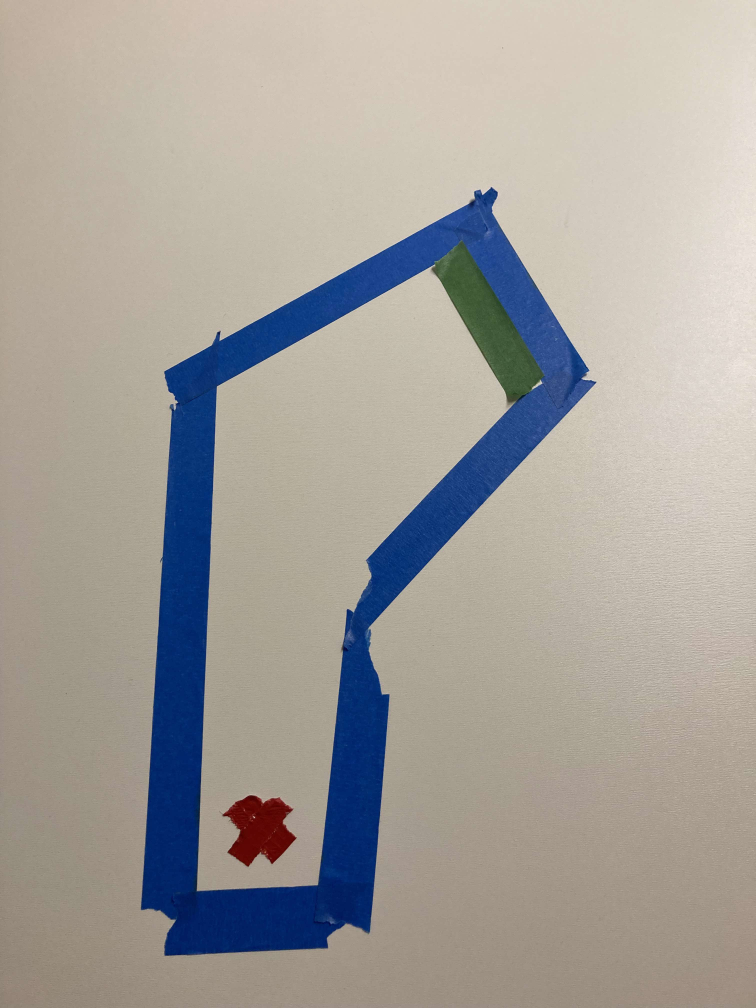
#> input picture atlas/imageprocessing/image_test/real_test.jpg, 3024 x 4032 px (shown at 1/4 size)
$ jupyter execute imageprocessing.ipynb
#> lines starting #> are read from the running program, lines starting #| are printed output that depends on the picture; after the words box and inside, x2 and y2 are one past the last pixel; in counts of white or black regions, pixels touching at a corner belong together
[cell 1]
import numpy as np
import cv2
from PIL import Image
import os
import matplotlib.pyplot as plt

[cell 2]
def transform_image(image : str) -> np.ndarray:

#> called with image = 'image_test/real_test.jpg'
    im = Image.open(image)
#> im is the input picture: PIL image 3024x4032 RGB; mean R, G, B 164.8, 160.6, 155.2
    image = np.array(im)

    if image.shape[-1] != 3:
        arr = image[:, :, :3]


    blue_lower = np.array([0, 0, 50])
    blue_upper = np.array([100, 100, 255])
    red_lower = np.array([80, 0, 0])
    red_upper = np.array([255, 100, 100])
    green_lower = np.array([0, 50, 0])
    green_upper = np.array([80, 255, 80])
    road_mask = np.all((image >= blue_lower) & (image <= blue_upper), axis=-1).astype(np.uint8)
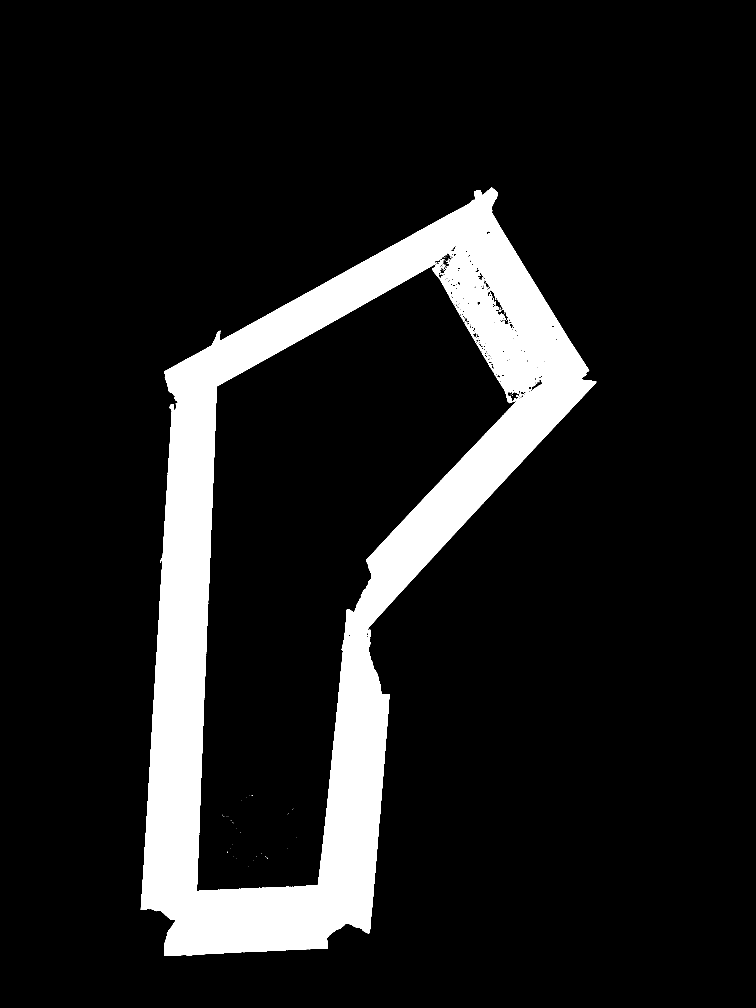
#> road_mask: shape (4032, 3024) (shown at 1/4 size); values 0 (black) and 1 (white), 11.7% white; 143 white regions (124 under 20 px), largest, box (x1, y1, x2, y2) and area: (563, 749, 2386, 3824) 1419528, (1979, 1224, 1995, 1234) 100, (1769, 1058, 1781, 1072) 74
    red_mask = np.all((image >= red_lower) & (image <= red_upper), axis=-1).astype(np.uint8)
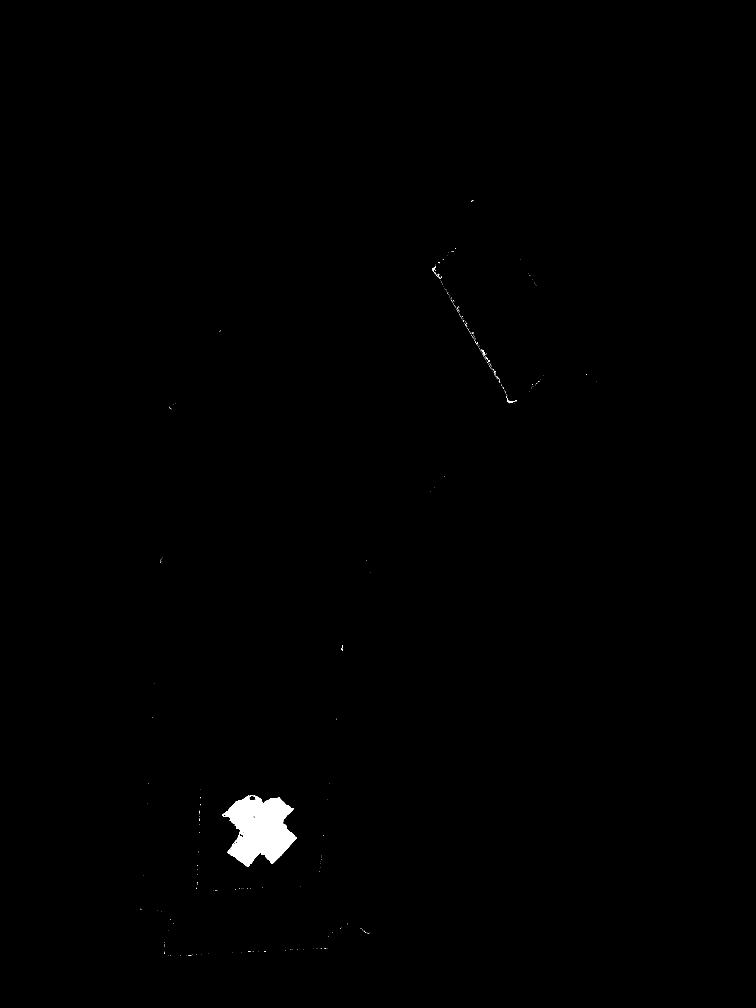
#> red_mask: shape (4032, 3024) (shown at 1/4 size); values 0 (black) and 1 (white), 0.43% white; 369 white regions (360 under 20 px), largest, box (x1, y1, x2, y2) and area: (889, 3182, 1187, 3467) 51695, (2026, 1584, 2066, 1613) 145, (1728, 1063, 1744, 1091) 105
    green_mask = np.all((image >= green_lower) & (image <= green_upper), axis=-1).astype(np.uint8)
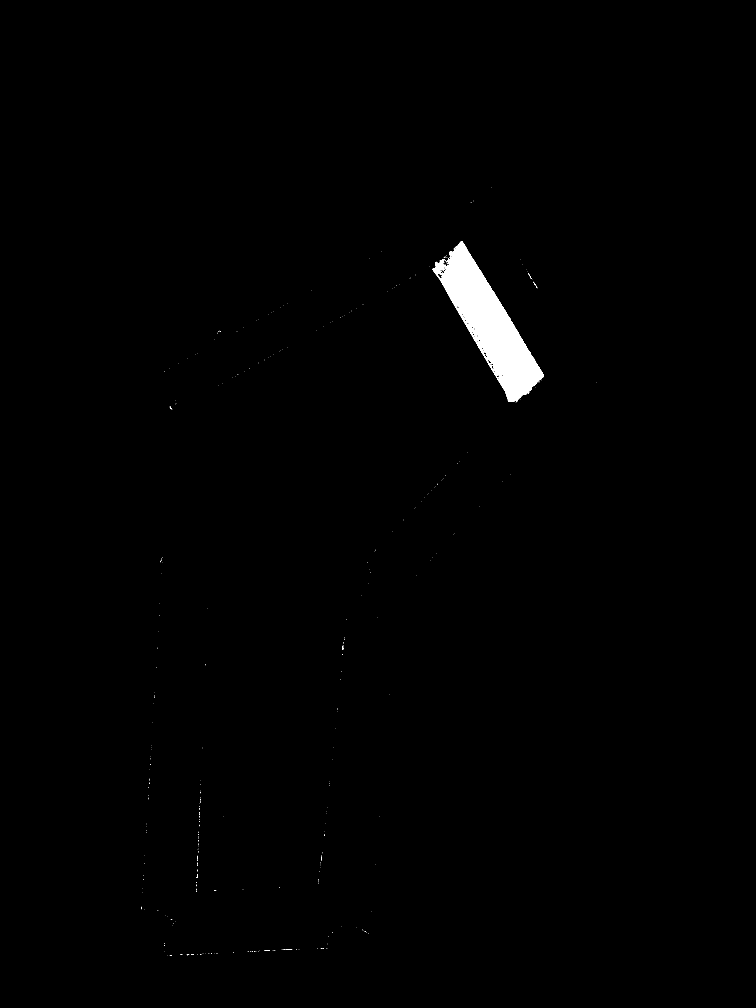
#> green_mask: shape (4032, 3024) (shown at 1/4 size); values 0 (black) and 1 (white), 0.82% white; 370 white regions (363 under 20 px), largest, box (x1, y1, x2, y2) and area: (1730, 965, 2176, 1609) 99287, (1368, 2583, 1373, 2600) 50, (2115, 1097, 2126, 1115) 35

    flood_filled = road_mask.copy()

    h, w = flood_filled.shape
#> h = 4032; w = 3024
    exterior_point = (0, 0)

    exterior_mask = cv2.floodFill(flood_filled, None, exterior_point, 1)[1]
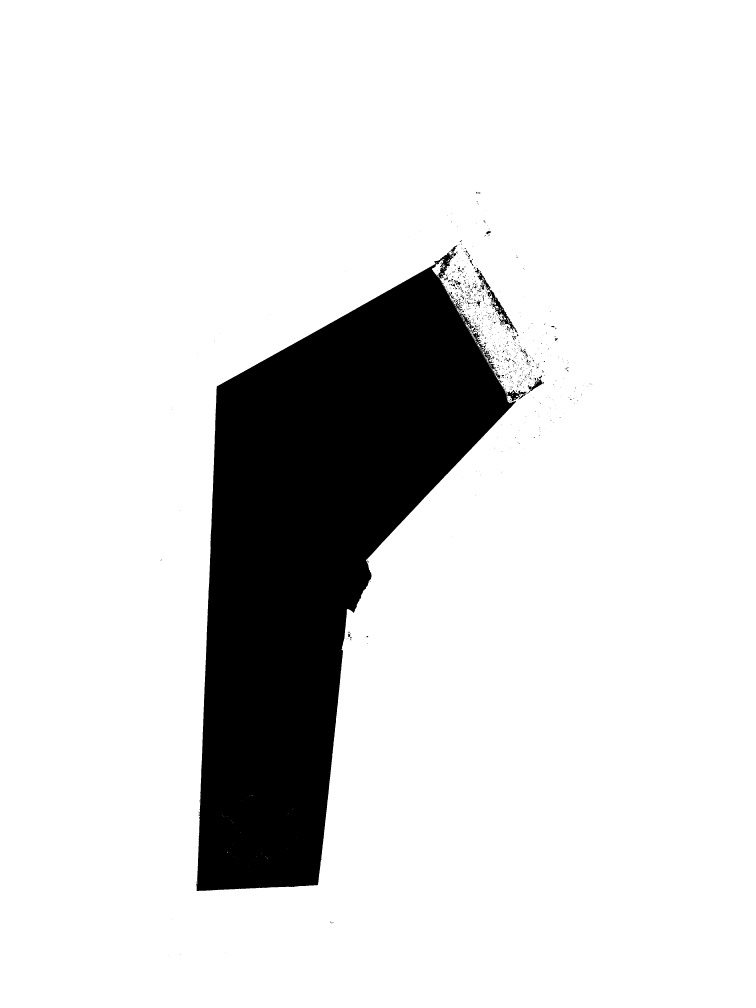
#> exterior_mask: shape (4032, 3024) (shown at 1/4 size); values 0 (black) and 1 (white), 86.5% white; 1164 black regions (1069 under 20 px), largest, box (x1, y1, x2, y2) and area: (787, 1006, 2106, 3564) 1633670, (1910, 1084, 2070, 1333) 4622, (2109, 1511, 2171, 1569) 979

    interior_mask = 1 - exterior_mask
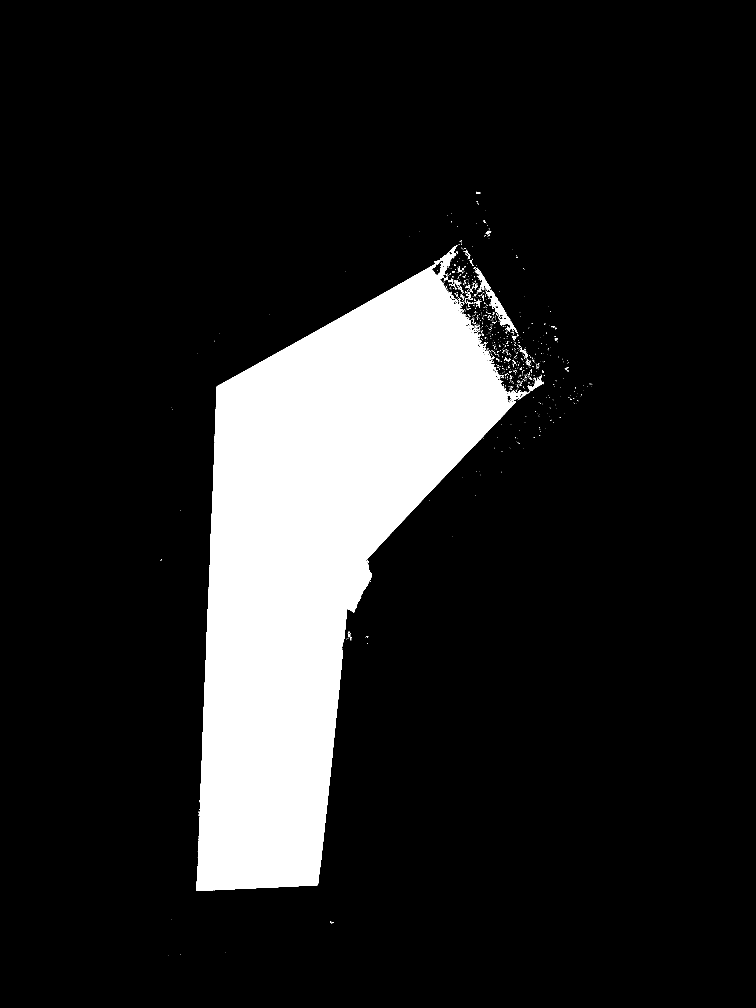
#> interior_mask: shape (4032, 3024) (shown at 1/4 size); values 0 (black) and 1 (white), 13.5% white; 1164 white regions (1069 under 20 px), largest, box (x1, y1, x2, y2) and area: (787, 1006, 2106, 3564) 1633670, (1910, 1084, 2070, 1333) 4622, (2109, 1511, 2171, 1569) 979
    final_mask = (interior_mask == 1).astype(np.uint8)
    rgb_matrix = np.zeros((*final_mask.shape, 3), dtype = np.uint8)
    rgb_matrix[final_mask == 1] = [255,255,255]
    rgb_matrix[green_mask == 1] = [0, 255, 0]
    rgb_matrix[red_mask == 1] = [255, 0, 0]
    return rgb_matrix[:4000,:3000]

binary_matrix = transform_image('image_test/real_test.jpg')

plt.imshow(binary_matrix, cmap='gray')
plt.title('Binary Road Mask')
plt.axis('off')
plt.show()
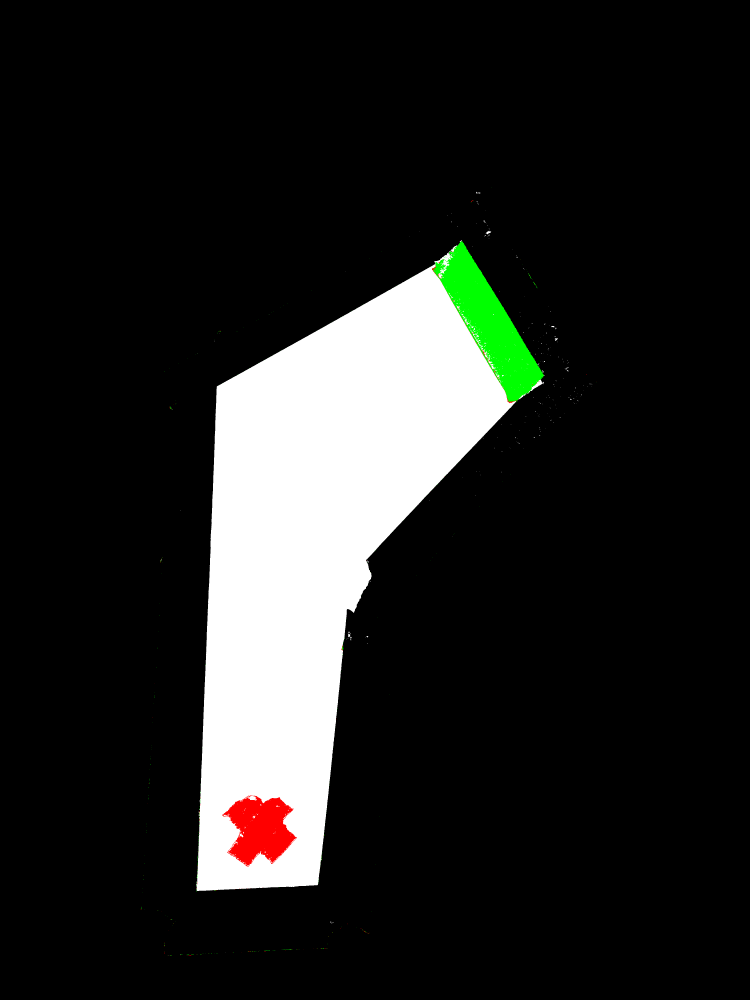
#> shown: shape (4000, 3000, 3) (shown at 1/4 size); mean R, G, B 34.7, 35.7, 33.6

print(binary_matrix.shape)

[cell 3]
fig, ax = plt.subplots()
ax.imshow(binary_matrix, cmap='gray')
ax.plot(400,400, 'yo', markersize = 15)
plt.title('Binary Road Mask')
plt.axis('off')
plt.show()
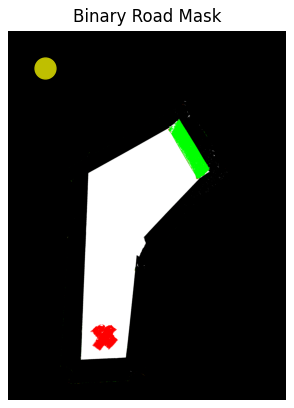
#> figure drawn by matplotlib, 1 panel

$ run again, with atlas/imageprocessing/image_test/472998467_1428387818123182_3217043207253846016_n.jpg copied over atlas/imageprocessing/image_test/real_test.jpg
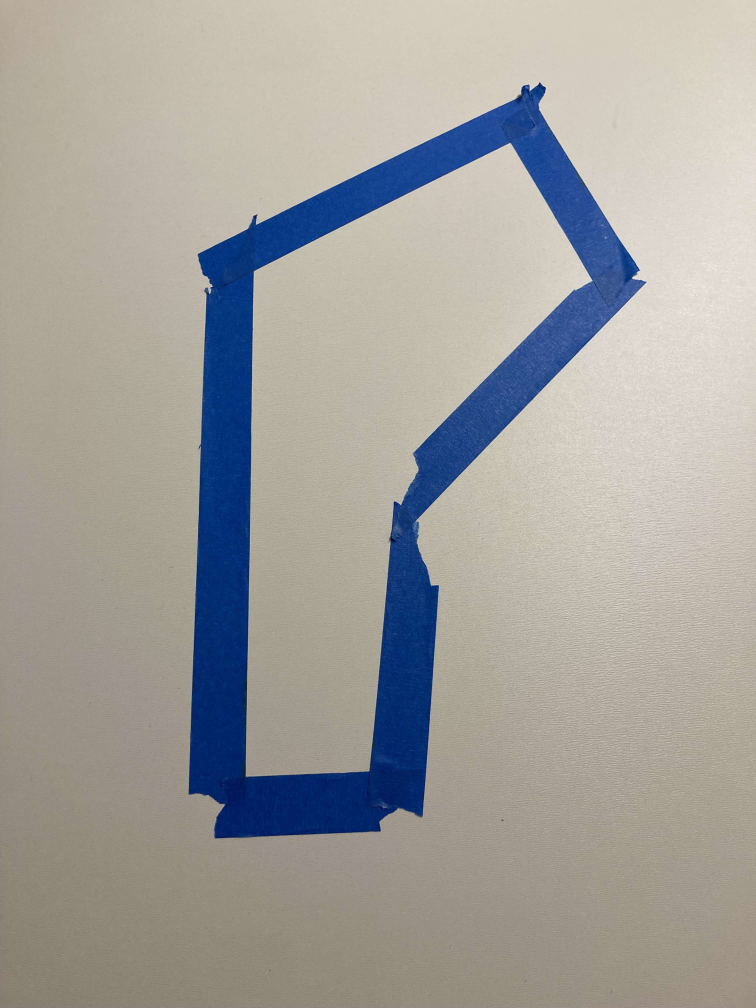
#> input picture atlas/imageprocessing/image_test/472998467_1428387818123182_3217043207253846016_n.jpg, 3024 x 4032 px (shown at 1/4 size)
#> in transform_image, im is the input picture: PIL image 3024x4032 RGB; mean R, G, B 162.3, 160.5, 156.5
#> in transform_image, `road_mask = np.all((image >= blue_lower) & (image <= blue_upper), axis..`:
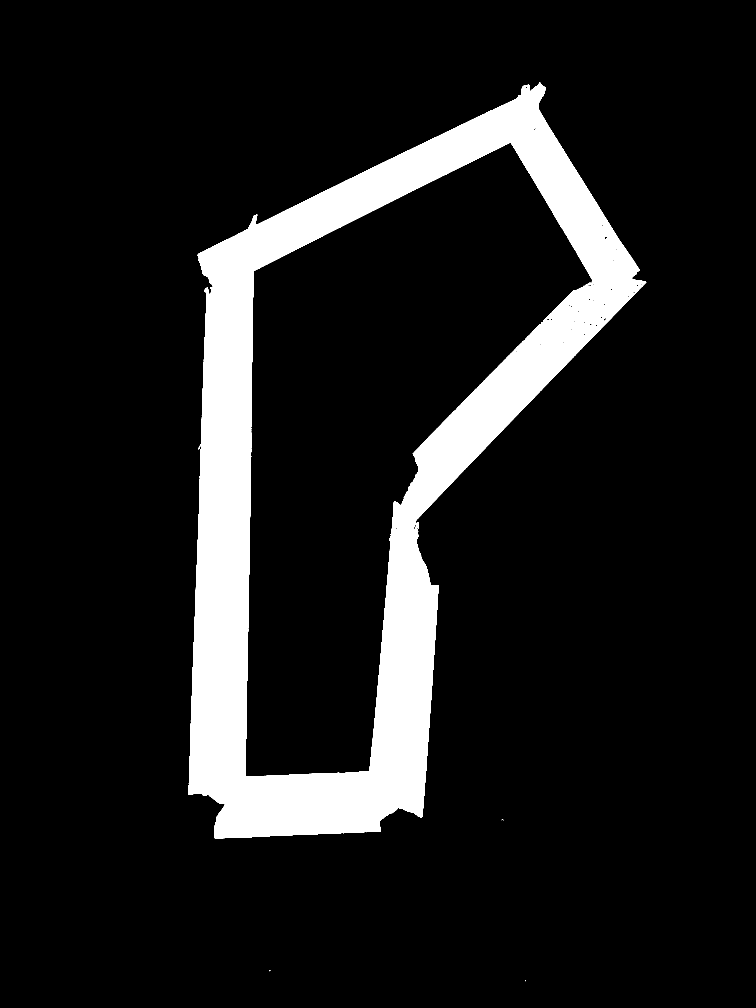
#> road_mask: shape (4032, 3024) (shown at 1/4 size); values 0 (black) and 1 (white), 11.2% white; 13 white regions (12 under 20 px), largest, box (x1, y1, x2, y2) and area: (754, 330, 2585, 3354) 1370220
#> red_mask: shape (4032, 3024); values 0 (black) and 1 (white), 0% white in thin lines or dots, all inside (x1, y1, x2, y2) = (410, 381, 2336, 3926)
#> green_mask: shape (4032, 3024); values 0 (black) and 1 (white), 0.01% white in thin lines or dots, all inside (x1, y1, x2, y2) = (755, 344, 2348, 3353)
#> exterior_mask: shape (4032, 3024); values 0 (black) and 1 (white), 85.3% white; 919 black regions (842 under 20 px), largest, box (x1, y1, x2, y2) and area: (983, 571, 2372, 3107) 1786199, (977, 3024, 982, 3106) 178, (2184, 1274, 2202, 1290) 109
#> `plt.show()`:
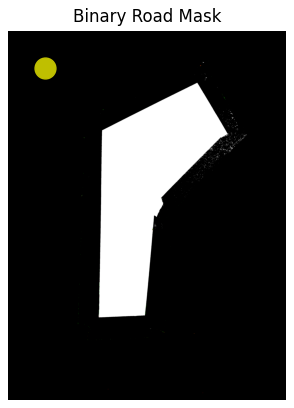
#> figure drawn by matplotlib, 1 panel

$ run again, with atlas/imageprocessing/image_test/test3redgreen.png saved as atlas/imageprocessing/image_test/real_test.jpg
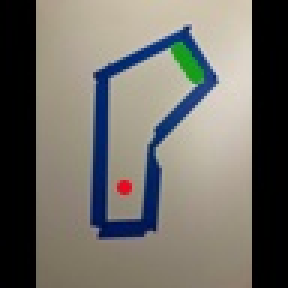
#> input picture atlas/imageprocessing/image_test/test3redgreen.png, 96 x 96 px (shown 3 times larger)
#> in transform_image, im is the input picture: PIL image 96x96 RGB; mean R, G, B 111.4, 108.9, 102.4
#> in transform_image, `road_mask = np.all((image >= blue_lower) & (image <= blue_upper), axis..`:
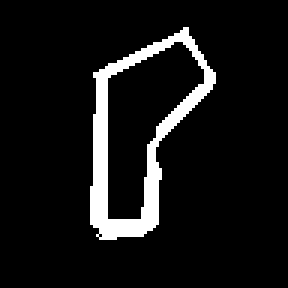
#> road_mask: shape (96, 96) (shown 3 times larger); values 0 (black) and 1 (white), 8.2% white; 1 white region, box (x1, y1, x2, y2) and area: (30, 9, 72, 80) 752
#> red_mask: shape (96, 96); values 0 (black) and 1 (white), 0.24% white; 2 white regions (1 under 20 px), largest, box (x1, y1, x2, y2) and area: (39, 60, 44, 65) 21
#> green_mask: shape (96, 96); values 0 (black) and 1 (white), 0.8% white; 3 white regions (2 under 20 px), largest, box (x1, y1, x2, y2) and area: (57, 14, 68, 28) 72
#> exterior_mask: shape (96, 96); values 0 (black) and 1 (white), 89.1% white; 2 black regions (1 under 20 px), largest, box (x1, y1, x2, y2) and area: (36, 14, 68, 73) 1000
#> `plt.show()`:
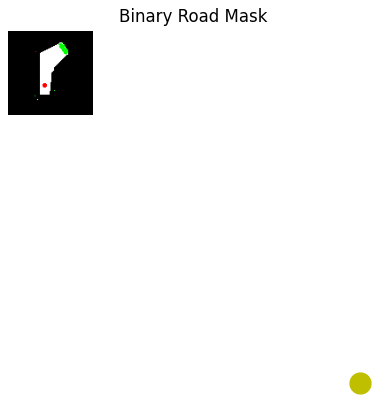
#> figure drawn by matplotlib, 1 panel
